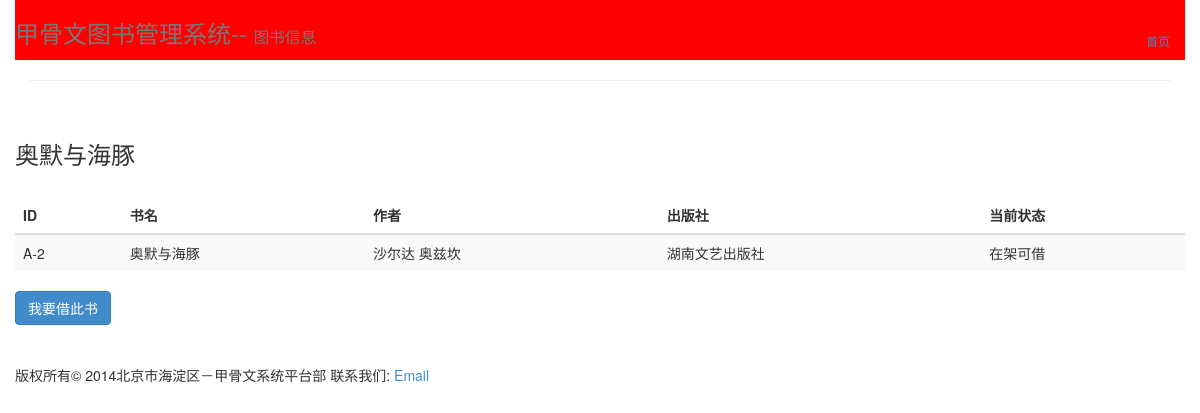
The app's page /books/profile/A-2/ with its own data.
### books/models.py (models this page shows, shortened)
class Book(models.Model):
    identifier = models.CharField(max_length=10, primary_key=True)
    name = models.CharField(max_length=50)
    author = models.CharField(max_length=50)
    publisher = models.CharField(max_length=50)
    status = models.CharField(max_length=20)
    class Meta:
        db_table = 'books'

### books/views.py (the view)
# urls.py: url(r'^profile/(?P<bookid>[-A-Z0-9]+)/$', 'bookinfo', name='bookinfo'),
def bookinfo(request, bookid):
    book = Book.objects.get(identifier=bookid)
    return render_to_response('books/bookinfo.html', \
        RequestContext(request, {'book': book, }))

### books/templates/books/bookinfo.html (shortened to what this page needs)
{% extends "base.html" %}
{% block headline %}甲骨文图书管理系统-- <small>图书信息</small>{% endblock %}
{% block header %}
<ul class="nav nav-pills pull-right">
  <li><a href="{% url 'books:index' %}"><small>首页</small></a></li>
</ul>
{% endblock %}
{% block content %}
<h3>{{ book.name }}</h3>
<br />
<table class="table table-striped">
  <thead>
    <tr>
      <th>ID</th>
      <th>书名</th>
      <th>作者</th>
      <th>出版社</th>
      <th>当前状态</th>
    </tr>
  </thead>
  <tbody>
    <tr>
      <td>{{ book.identifier }}</a></td>
      <td>{{ book.name }}</td>
      <td>{{ book.author }}</td>
      <td>{{ book.publisher }}</td>
      <td>{{ book.status }}</td>
    </tr>
  </tbody>
</table>
{% if book.status == "在架可借" %}
<form class="" action="/books/borrow/{{ book.identifier }}/" method="post">{% csrf_token %}
  <input type="submit" class="btn btn-primary" value="我要借此书" />
</form>
{% endif %}
{% endblock %}

### records on screen
Book: name "奥默与海豚", identifier "A-2", author "沙尔达 奥兹坎", publisher "湖南文艺出版社", status "在架可借"
